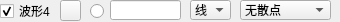
                   <widget class="QWidget" name="widget_4" native="true">
                    <property name="minimumSize">
                     <size>
                      <width>0</width>
                      <height>22</height>
                     </size>
                    </property>
                    <property name="maximumSize">
                     <size>
                      <width>16777215</width>
                      <height>22</height>
                     </size>
                    </property>
                    <widget class="QLineEdit" name="txtValueCurve4">
                     <property name="geometry">
                      <rect>
                       <x>110</x>
                       <y>0</y>
                       <width>71</width>
                       <height>20</height>
                      </rect>
                     </property>
                     <property name="text">
                      <string/>
                     </property>
                    </widget>
                    <widget class="QRadioButton" name="rdoBoldCurve4">
                     <property name="geometry">
                      <rect>
                       <x>90</x>
                       <y>3</y>
                       <width>16</width>
                       <height>16</height>
                      </rect>
                     </property>
                     <property name="text">
                      <string/>
                     </property>
                     <property name="checked">
                      <bool>false</bool>
                     </property>
                    </widget>
                    <widget class="QCheckBox" name="chkVisibleCurve4">
                     <property name="geometry">
                      <rect>
                       <x>0</x>
                       <y>3</y>
                       <width>53</width>
                       <height>16</height>
                      </rect>
                     </property>
                     <property name="text">
                      <string>波形4</string>
                     </property>
                     <property name="checked">
                      <bool>true</bool>
                     </property>
                    </widget>
                    <widget class="QPushButton" name="btnColourCurve4">
                     <property name="geometry">
                      <rect>
                       <x>60</x>
                       <y>0</y>
                       <width>21</width>
                       <height>21</height>
                      </rect>
                     </property>
                     <property name="text">
                      <string/>
                     </property>
                    </widget>
                    <widget class="QComboBox" name="cmbLineStyle4">
                     <property name="geometry">
                      <rect>
                       <x>190</x>
                       <y>0</y>
                       <width>41</width>
                       <height>20</height>
                      </rect>
                     </property>
                     <property name="currentIndex">
                      <number>1</number>
                     </property>
                     <item>
                      <property name="text">
                       <string>点</string>
                      </property>
                     </item>
                     <item>
                      <property name="text">
                       <string>线</string>
                      </property>
                     </item>
                     <item>
                      <property name="text">
                       <string>左</string>
                      </property>
                     </item>
                     <item>
                      <property name="text">
                       <string>右</string>
                      </property>
                     </item>
                     <item>
                      <property name="text">
                       <string>中</string>
                      </property>
                     </item>
                     <item>
                      <property name="text">
                       <string>积</string>
                      </property>
                     </item>
                    </widget>
                    <widget class="QComboBox" name="cmbScatterStyle4">
                     <property name="geometry">
                      <rect>
                       <x>240</x>
                       <y>0</y>
                       <width>91</width>
                       <height>20</height>
                      </rect>
                     </property>
                     <property name="focusPolicy">
                      <enum>Qt::WheelFocus</enum>
                     </property>
                     <property name="maxVisibleItems">
                      <number>20</number>
                     </property>
                     <item>
                      <property name="text">
                       <string>无散点</string>
                      </property>
                      <property name="icon">
                       <iconset resource="res.qrc">
                        <normaloff>:/pic/ssNone.png</normaloff>:/pic/ssNone.png</iconset>
                      </property>
                     </item>
                     <item>
                      <property name="text">
                       <string>x形</string>
                      </property>
                      <property name="icon">
                       <iconset resource="res.qrc">
                        <normaloff>:/pic/ssCross.png</normaloff>:/pic/ssCross.png</iconset>
                      </property>
                     </item>
                     <item>
                      <property name="text">
                       <string>+形</string>
                      </property>
                      <property name="icon">
                       <iconset resource="res.qrc">
                        <normaloff>:/pic/ssPlus.png</normaloff>:/pic/ssPlus.png</iconset>
                      </property>
                     </item>
                     <item>
                      <property name="text">
                       <string>空心圆</string>
                      </property>
                      <property name="icon">
                       <iconset resource="res.qrc">
                        <normaloff>:/pic/ssCircle.png</normaloff>:/pic/ssCircle.png</iconset>
                      </property>
                     </item>
                     <item>
                      <property name="text">
                       <string>实心圆</string>
                      </property>
                      <property name="icon">
                       <iconset resource="res.qrc">
                        <normaloff>:/pic/ssDisc.png</normaloff>:/pic/ssDisc.png</iconset>
                      </property>
                     </item>
                     <item>
                      <property name="text">
                       <string>矩形</string>
                      </property>
                      <property name="icon">
                       <iconset resource="res.qrc">
                        <normaloff>:/pic/ssSquare.png</normaloff>:/pic/ssSquare.png</iconset>
                      </property>
                     </item>
                     <item>
                      <property name="text">
                       <string>菱形</string>
                      </property>
                      <property name="icon">
                       <iconset resource="res.qrc">
                        <normaloff>:/pic/ssDiamond.png</normaloff>:/pic/ssDiamond.png</iconset>
                      </property>
                     </item>
                     <item>
                      <property name="text">
                       <string>星形</string>
                      </property>
                      <property name="icon">
                       <iconset resource="res.qrc">
                        <normaloff>:/pic/ssStar.png</normaloff>:/pic/ssStar.png</iconset>
                      </property>
                     </item>
                     <item>
                      <property name="text">
                       <string>正三角</string>
                      </property>
                      <property name="icon">
                       <iconset resource="res.qrc">
                        <normaloff>:/pic/ssTriangle.png</normaloff>:/pic/ssTriangle.png</iconset>
                      </property>
                     </item>
                     <item>
                      <property name="text">
                       <string>倒三角</string>
                      </property>
                      <property name="icon">
                       <iconset resource="res.qrc">
                        <normaloff>:/pic/ssTriangleInverted.png</normaloff>:/pic/ssTriangleInverted.png</iconset>
                      </property>
                     </item>
                     <item>
                      <property name="text">
                       <string>x框</string>
                      </property>
                      <property name="icon">
                       <iconset resource="res.qrc">
                        <normaloff>:/pic/ssCrossSquare.png</normaloff>:/pic/ssCrossSquare.png</iconset>
                      </property>
                     </item>
                     <item>
                      <property name="text">
                       <string>+框</string>
                      </property>
                      <property name="icon">
                       <iconset resource="res.qrc">
                        <normaloff>:/pic/ssPlusSquare.png</normaloff>:/pic/ssPlusSquare.png</iconset>
                      </property>
                     </item>
                     <item>
                      <property name="text">
                       <string>x圆</string>
                      </property>
                      <property name="icon">
                       <iconset resource="res.qrc">
                        <normaloff>:/pic/ssCrossCircle.png</normaloff>:/pic/ssCrossCircle.png</iconset>
                      </property>
                     </item>
                     <item>
                      <property name="text">
                       <string>+圆</string>
                      </property>
                      <property name="icon">
                       <iconset resource="res.qrc">
                        <normaloff>:/pic/ssPlusCircle.png</normaloff>:/pic/ssPlusCircle.png</iconset>
                      </property>
                     </item>
                     <item>
                      <property name="text">
                       <string>和平</string>
                      </property>
                      <property name="icon">
                       <iconset resource="res.qrc">
                        <normaloff>:/pic/ssPeace.png</normaloff>:/pic/ssPeace.png</iconset>
                      </property>
                     </item>
                    </widget>
                   </widget>
